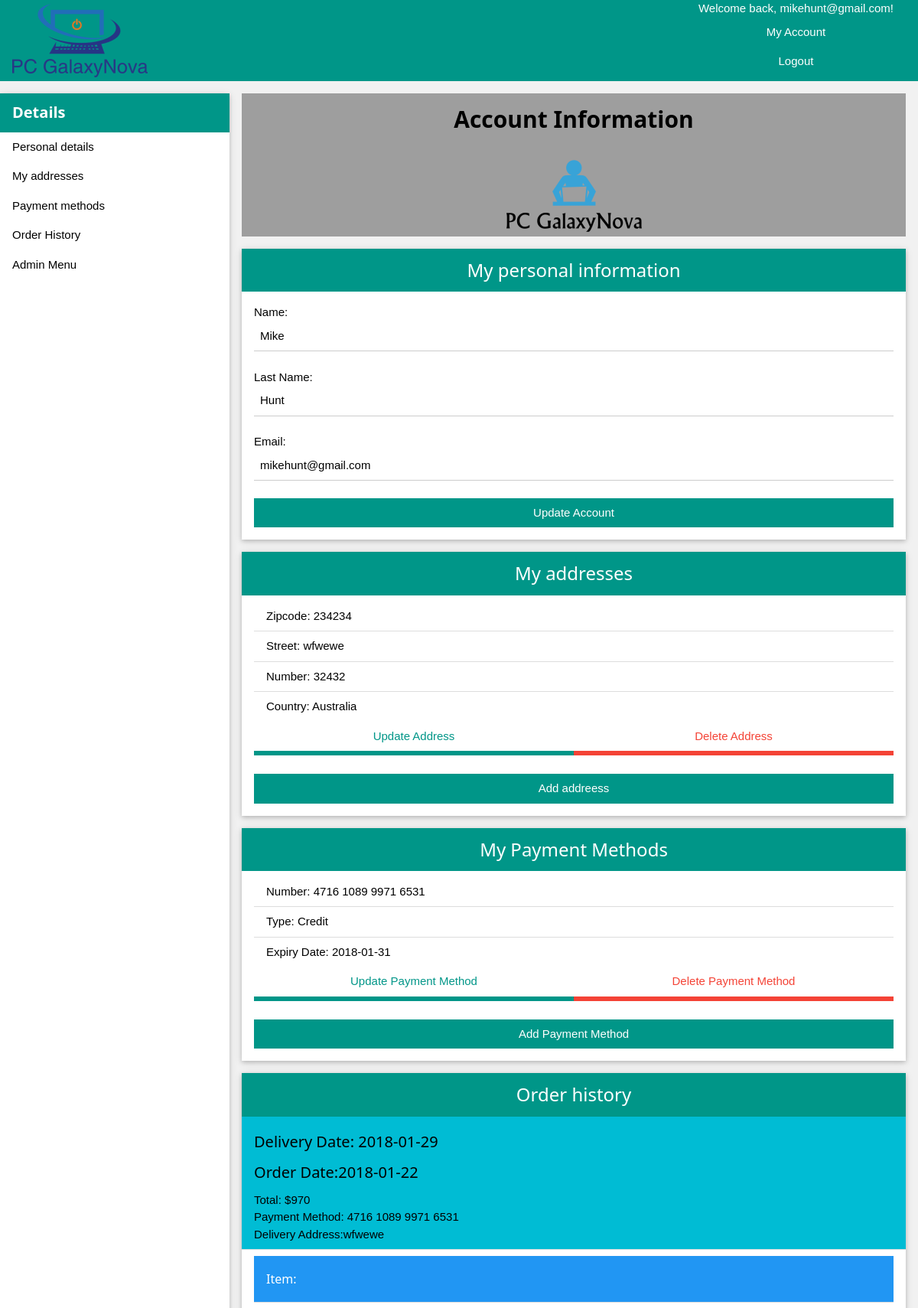
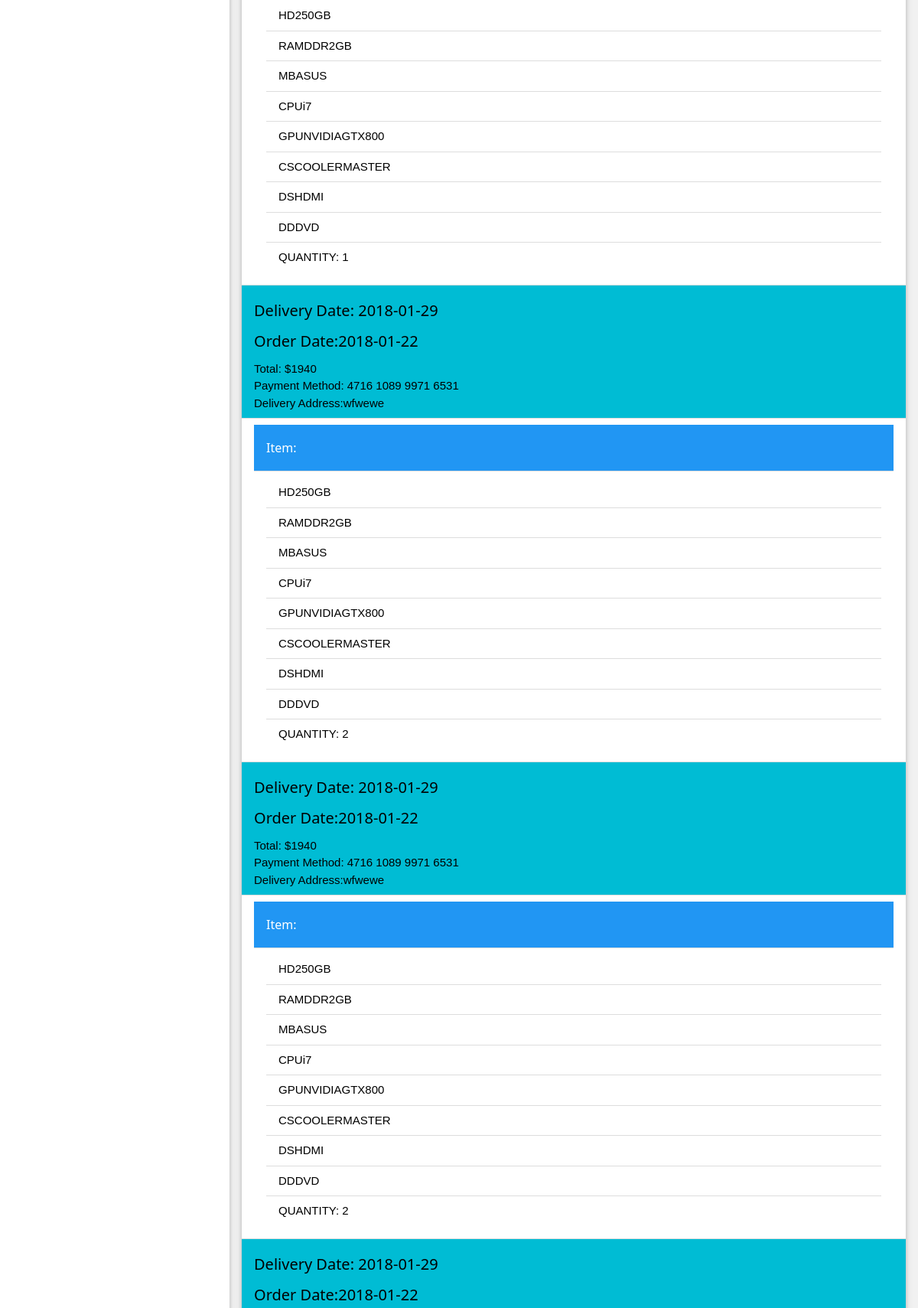
The app's page /account.php (signed in, upper part) with its own data (2 pictures, top to bottom).
### tables this page shows
CREATE TABLE `users` (
  `user_id` int(11) NOT NULL,
  `type` varchar(50) NOT NULL,
  `name` varchar(50) NOT NULL,
  `password` varchar(256) NOT NULL,
  `last_name` varchar(50) NOT NULL,
  `address` int(11) NOT NULL,
  `email` varchar(60) NOT NULL
);

CREATE TABLE `address` (
  `address_id` int(11) NOT NULL,
  `zip_code` int(11) NOT NULL,
  `country` varchar(50) NOT NULL,
  `street` varchar(50) NOT NULL,
  `number` int(11) NOT NULL
);

CREATE TABLE `payment_method` (
  `number` varchar(256) NOT NULL,
  `expiry_date` date NOT NULL,
  `security_code` varchar(256) NOT NULL,
  `type` varchar(50) NOT NULL,
  `user_id` int(11) NOT NULL
);

CREATE TABLE `orders` (
  `order_id` int(11) NOT NULL,
  `total` float NOT NULL,
  `date` date NOT NULL,
  `delivery_date` date NOT NULL,
  `user_id` int(11) NOT NULL,
  `payment_method_id` varchar(256) NOT NULL,
  `address_id` int(11) NOT NULL
);

CREATE TABLE `custom_products` (
  `custom_product_id` int(11) NOT NULL,
  `quantity` int(11) NOT NULL,
  `order_id` int(11) NOT NULL
);

CREATE TABLE `products` (
  `product_id` int(11) NOT NULL,
  `name` varchar(256) NOT NULL,
  `stock` int(11) DEFAULT NULL,
  `price` float NOT NULL
);

### account.php (the view, shortened to what this page needs)
<!DOCTYPE html>
<?php
include 'functions.php';
require_once 'functions.php';
function accountDetails() {
    $link = createConnection();
    $sql = "SELECT * FROM users WHERE email='" . $_SESSION["user"] . "'";
    $result = mysqli_query($link, $sql);
    if (!$result) {
        mysqli_close($link);
        die("ERROR: There is an error in SELECT ACCOUNT query");
    } else {
        $line = mysqli_fetch_array($result);
        return $line;
    }
}
function showAccountDetails() {
    $info = accountDetails();
    $result = "";
    $result .= "Name: <input class='w3-input w3-hover-grey' type='text' name='username' value='" . $info["name"] . "' required='required' /><br />";
    $result .= "Last Name: <input class='w3-input w3-hover-grey' type='text' name='last_name' value='" . $info["last_name"] . "' required='required' /><br />";
    $result .= "Email: <input class='w3-input w3-hover-grey' type='email' name='email' value='" . $info["email"] . "' required='required' /><br />";
    return $result;
}
function printAddressDetails() {
    $info = addressDetails();
    $result = "";
    $i = 0;
    foreach ($info as $address) {
        $result .= "<li><ul class='w3-ul'>";
        $result .= "<li class='details_li'>Zipcode: " . $address["zip_code"] . "</li>";
        $result .= "<li class='details_li'>Street: " . $address["street"] . "</li>";
        $result .= "<li class='details_li'>Number: " . $address["number"] . "</li>";
        $result .= "<li class='details_li'>Country: " . getCountryName($address["country"]) . "</li>";
        $result .= "</ul><form method='post' action='addresses.php'><input type='hidden' name='address_number' value='" . $i . "' />" .
                "<input class='w3-hover-teal w3-hover-text-white w3-button w3-block w3-white w3-border-teal w3-bottombar w3-text-teal w3-cell' style='width:50%' type='submit' value='Update Address' name='update_address'/>" .
                "<input class='w3-hover-red w3-hover-text-white w3-button w3-block w3-white w3-border-red w3-text-red w3-bottombar w3-cell' style='width:50%' type='submit' value='Delete Address' name='delete_address'/></form>";
        $result .= "</li>";
        $i++;
    }
    return $result;
}
function printPaymentMethodDetails() {
    $info = paymentMethodDetails();
    $result = "";
    $i = 0;
    foreach ($info as $paymentMethod) {
        $result .= "<li><ul class='w3-ul'>";
        $result .= "<li class='details_li'>Number: " . $paymentMethod["number"] . "</li>";
        $result .= "<li class='details_li'>Type: " . $paymentMethod["type"] . "</li>";
        $result .= "<li class='details_li'>Expiry Date: " . $paymentMethod["expiry_date"] . "</li>";
        $result .= "</ul><form method='post' action='paymentMethods.php'><input type='hidden' name='paymentMethod_number' value='" . $i . "' />" .
                "<input class='w3-hover-teal w3-hover-text-white w3-button w3-block w3-white w3-border-teal w3-bottombar w3-text-teal w3-cell' style='width:50%' type='submit' value='Update Payment Method' name='update_paymentMethod'/>" .
                "<input class='w3-hover-red w3-hover-text-white w3-button w3-block w3-white w3-border-red w3-text-red w3-bottombar w3-cell' style='width:50%' type='submit' value='Delete Payment Method' name='delete_paymentMethod'/><br /></form>";
        $result .= "</li>";
        $i++;
    }
    return $result;
}
function getOrdersFromClient() {
    $link = createConnection();
    $orders = [];
    $sql = "SELECT * FROM orders WHERE user_id='" . $_SESSION["user_id"] . "'";
    $result = mysqli_query($link, $sql);
    if (!$result) {
        mysqli_close($link);
        die("ERROR: There is an error in SELECT USER ORDER query");
    } else {
        while ($row = mysqli_fetch_array($result)) {
            $orders[] = $row;
        }
    }
    return $orders;
}
function getArticlesForOrder($order_id) {
    $link = createConnection();
    $articles = [];
    $sql = "SELECT * FROM custom_products WHERE order_id='" . $order_id . "'";
    $result = mysqli_query($link, $sql);
    if (!$result) {
        mysqli_close($link);
        die("ERROR: There is an error in SELECT CUSTOM PRODUCTS query");
    } else {
        while ($row = mysqli_fetch_array($result)) {
            $articles[] = $row;
        }
    }
    return $articles;
}
function getAllComponentsForArticle($article_id) {
    $link = createConnection();
    $components = [];
    $sql = "SELECT * FROM custom_products_components WHERE custom_product_id='" . $article_id . "'";
    $result = mysqli_query($link, $sql);
    if (!$result) {
        mysqli_close($link);
        die("ERROR: There is an error in SELECT CUSTOM PRODUCTS query");
    } else {
        while ($row = mysqli_fetch_array($result)) {
            $sql = "SELECT * FROM products WHERE product_id='" . $row["component_id"] . "'";
            $result2 = mysqli_query($link, $sql);
            if (!$result2) {
                mysqli_close($link);
                die("ERROR: There is an error in SELECT PRODUCTS query");
            } else {
                while ($row2 = mysqli_fetch_array($result2)) {
                    $components[] = $row2;
                }
            }
        }
    }
    return $components;
}
function showOrderHistory() {
    $res = "";
    $orders = getOrdersFromClient();
    $res .= "<ol class='w3-ul'>";
    foreach ($orders as $order) {
        $addresses = getAddressForOrder($order["address_id"]);
        $res .= "<li class='w3-cyan'><h4>Delivery Date: " . $order["delivery_date"] . "</h4><h4>Order Date:".$order["date"]."</h4>Total: $" . $order["total"] . "<br/>Payment Method: ".$order["payment_method_id"]."<br/>Delivery Address:".$addresses[0]["street"]."</li>";
        $articles = getArticlesForOrder($order["order_id"]);
        $res .= "<li><ul class='w3-ul'>";
        foreach ($articles as $article) {
            $res .= "<li class='w3-blue'><h6>Item: </h6></li>";
            $res .= "<li><ul class='w3-ul'>";
            $components = getAllComponentsForArticle($article["custom_product_id"]);
            foreach ($components as $component) {
                $res .= "<li>" . getComponentName($component["name"]) . "</li>";
            }
            $res.="<li>QUANTITY: ".$articles[0]["quantity"]."</li>";
            $res .= "</li></ul>";
        }
        $res .= "</li></ul>";
    }
    $res .= "</ol>";
    return $res;
}
?>
<html>
    <head>
        <link rel="stylesheet" href="stylesheets/stylesheet.css" />
    </head>
    <body class="w3-light-grey">
        <?php
        include("header.php");
        if (!isset($_POST['submit']) || !empty($error)) {
            ?>
            <nav class="w3-sidebar w3-bar-block w3-collapse w3-card w3-animate-left w3-quarter w3-cent" id="account_nav">
                <div class="w3-teal w3-text-white w3-container">
                    <h4><strong>Details</strong></h4>
                </div>
                <div>
                    <a class="w3-hover-teal w3-hover-text-white w3-bar-item w3-button" href="#personal_details_section">Personal details</a>
                    <a class="w3-hover-teal w3-hover-text-white w3-bar-item w3-button" href="#addresses_section">My addresses</a>
                    <a class="w3-hover-teal w3-hover-text-white w3-bar-item w3-button" href="#payment_methods_section">Payment methods</a>
                    <a class="w3-hover-teal w3-hover-text-white w3-bar-item w3-button" href="#order_history_section">Order History</a>
                    <?php echo ($_SESSION["type"] == "admin") ? "<a class='w3-hover-teal w3-hover-text-white w3-bar-item w3-button' href='#admin_actions_section'>Admin Menu</a>" : "" ?>
                </div>
            </nav>
            <article class="w3-container w3-threequarter w3-right w3-mobile" id="accountInfoArticle">
                <div class="w3-grey">
                    <div class="w3-grey w3-text-black w3-container w3-center">
                        <h2><strong>Account Information</strong></h2>
                    </div>
                    <figure class="w3-container w3-center">
                        <img src="img/logo3.png" alt="logo">
                    </figure>
                </div>
                <section class="w3-card w3-white w3-section" id="personal_details_section">
                    <div class="w3-teal w3-text-white w3-container w3-center">
                        <h3>My personal information</h3>
                    </div>
                    <form id="personal_details_form" class="w3-container w3-padding-16 w3-white" method="post" action="account.php">
                        <?php
                        echo showAccountDetails();
                        ?>
                        <input class="w3-block w3-button w3-teal" type="submit" name="submitAccountDetails" value="Update Account" />
                    </form>
                </section>
                <section class="w3-card w3-white w3-section" id="addresses_section">
                    <div class="w3-teal w3-text-white w3-container w3-center">
                        <h3>My addresses</h3>
                    </div>
                    <ol class="w3-ul">
                        <?php
                        echo printAddressDetails();
                        ?>
                    </ol>
                    <form class="w3-container w3-padding-16 w3-white" method="post" action="addresses.php" >
                        <input class="w3-block w3-button w3-teal" type="submit" name="add_address" value="Add addreess" class="details_button" id="add_address_button" />
                    </form>
                </section>
                <section class="w3-card w3-white w3-section" id="payment_methods_section">
                    <div class="w3-teal w3-text-white w3-container w3-center">
                        <h3>My Payment Methods</h3>
                    </div>
                    <ol class="w3-ul">
                        <?php
                        echo printPaymentMethodDetails();
                        ?>
                    </ol>
                    <form class="w3-container w3-padding-16 w3-white" method="POST" action="paymentMethods.php" >
                        <input class="w3-block w3-button w3-teal" type="submit" name="add_paymentMethod" value="Add Payment Method" class="details_button" id="add_paymethod_button" />
                    </form>
                </section>
                <section class="w3-card w3-white w3-section" id="order_history_section">
                    <div class="w3-teal w3-text-white w3-container w3-center">
                        <h3>Order history</h3>
                    </div>
                    <?php echo showOrderHistory(); ?>
                </section>
            </article>
            <?php
        }
        ?>
    </body>
</html>

### records on screen
users: username "Mike", last_name "Hunt", email "mikehunt@gmail.com"
address: zip_code "234234", street "wfwewe", number "32432", country "Australia"
payment_method: number "4716 1089 9971 6531", type "Credit", expiry_date "2018-01-31"
orders: delivery_date "2018-01-29", date "2018-01-22", total "970", payment_method "4716 1089 9971 6531", address.street "wfwewe"
custom_products: quantity "1"
products: name "HD250GB"
products: name "RAMDDR2GB"
products: name "MBASUS"
products: name "CPUi7"
products: name "GPUNVIDIAGTX800"
products: name "CSCOOLERMASTER"
products: name "DSHDMI"
products: name "DDDVD"
orders: delivery_date "2018-01-29", date "2018-01-22", total "1940", payment_method "4716 1089 9971 6531", address.street "wfwewe"
custom_products: quantity "2"
orders: delivery_date "2018-01-29", date "2018-01-22", total "1940", payment_method "4716 1089 9971 6531", address.street "wfwewe"
custom_products: quantity "2"
orders: delivery_date "2018-01-29", date "2018-01-22"

### other values on screen
$_SESSION["user"] "mikehunt@gmail.com"
